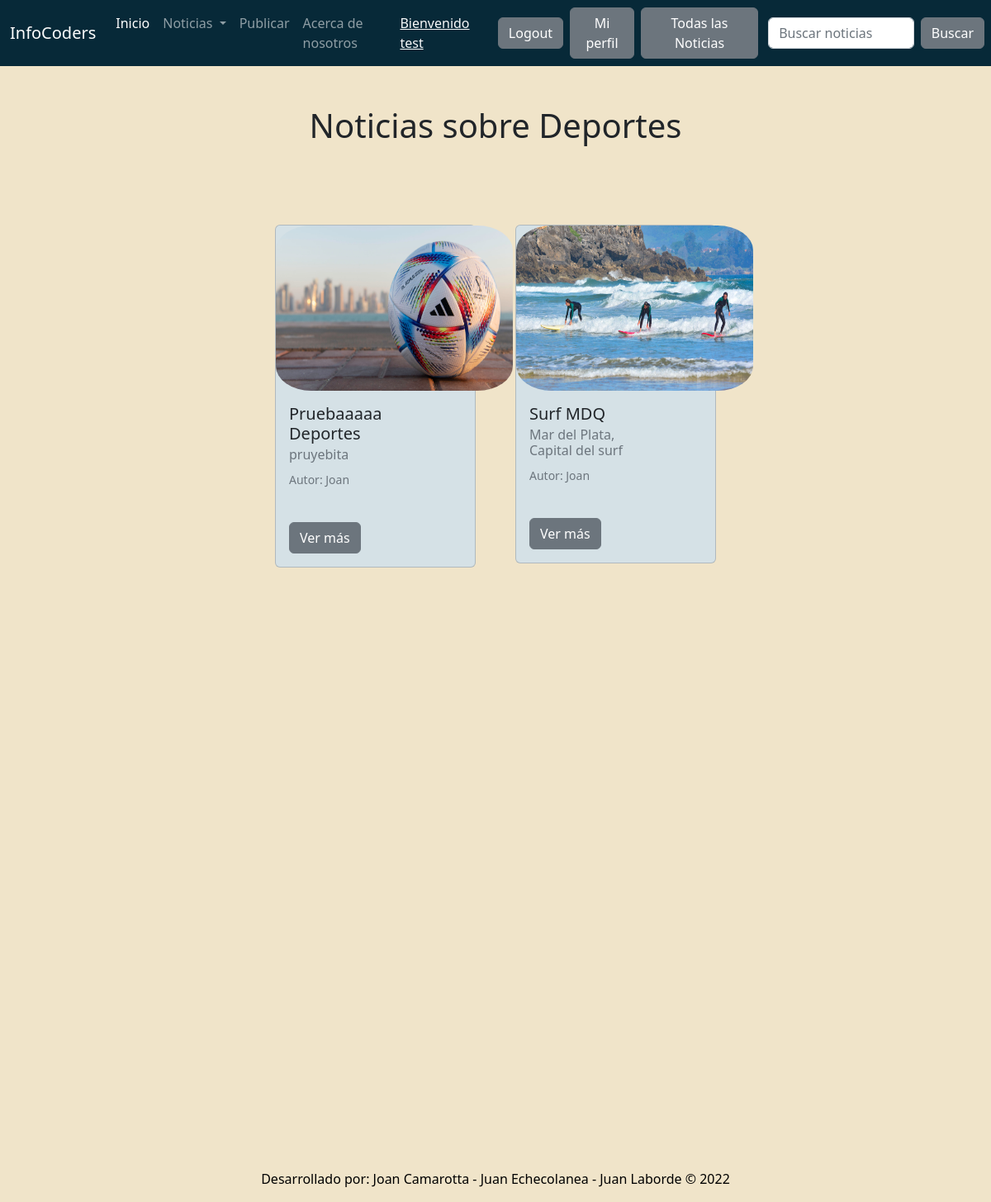
/noticias/deportes/ (signed in), run on the app's committed database.
### blog/models.py (models this page shows, shortened)
class Note(models.Model):
    title = models.CharField(max_length=100, blank=True, null=True)
    subtitle = models.CharField(max_length=100)
    author = models.CharField(max_length=50)
    publish_date = models.DateField(default=now)
    text = models.TextField(blank=True)
    category = models.ForeignKey('Categoria', on_delete=models.CASCADE, related_name='blog')
    image = models.ImageField(upload_to='note_image', blank = True, null = True)
    is_active = models.BooleanField(default=True, blank = True)
    class Meta:
        verbose_name = 'Nota'
        verbose_name_plural = 'Notas'

### blog/views.py (the view)
# urls.py: path('deportes/', sports_post, name = 'sports_post'),
def sports_post(request):
    sports = Note.objects.filter(category_id = 4)
    context = {'sports' : sports}
    return render(request, 'sports_post.html', context = context)

### templates/sports_post.html (shortened to what this page needs)
{% extends 'base.html' %}
{% block content %}
<h1
class="fw-bopld text-center py-5">
Noticias sobre Deportes
</h1>
<div class="container px-8 px-lg-7 mt-5">
    <div class="row gx-4 gx-lg-5 row-cols-2 row-cols-md-3 row-cols-xl-4 justify-content-center">
      {% for note in sports %}
        <div class="col mb-5">
            <div class="card h-120" style="background-color:#d5e1e6">
              {% if note.image %}
              <img class="card-img-top" src="{{note.image.url}}"style= "border-radius: 15%; border: 5px; width: 287px; height: 200px; position: relative;"/>
              {% endif %}
              <div class="col-md-8">
                <div class="card-body">
                  <h5 class="card-title">{{note.title}}</h5>
                  <h6 class="card-subtitle mb-2 text-muted">{{note.subtitle}}</h6>
                  <p class="card-text"><small class="text-muted">Autor: {{note.author}}</small></p>
                  <br>
                  <a href="/noticias/leer-noticia/{{note.id}}/" class="btn btn-secondary">Ver más</a>
                </div>
            </div>
        </div>
    </div>
{% endfor %}
{% endblock %}

### templates/base.html (shortened to what this page needs)
<!doctype html>
<html lang="en">
  <head>
    <link href="https://cdn.jsdelivr.net/npm/bootstrap@5.2.0-beta1/dist/css/bootstrap.min.css" rel="stylesheet">
  </head>
  <body>
    {% load static %}
    <nav class="navbar navbar-expand-lg navbar-dark" style="background-color: #072938;">
        <div class="container-fluid">
          <a class="navbar-brand">InfoCoders</a>
          <div class="collapse navbar-collapse" id="navbarSupportedContent">
            <ul class="navbar-nav me-auto mb-2 mb-lg-0">
              <li class="nav-item">
                <a class="nav-link active" aria-current="page" href="/index/">Inicio</a>
              <li class="nav-item dropdown">
                <a class="nav-link dropdown-toggle" href="#" id="navbarDropdown" role="button" data-bs-toggle="dropdown" aria-expanded="false">
                  Noticias
                </a>
                {% if request.user.is_authenticated %}
                <li class="nav-item">
                  <a class="nav-link" href="/noticias/crear-nota/">Publicar</a>
                </li>
                {% endif %}
                  <li class="nav-item">
                    <a class="nav-link" href="/sobre-nosotros/">Acerca de nosotros</a>
                  </li>
                </div>
                  <ul class="navbar-nav me-auto mb-2 mb-lg-0">
                  <div class="collapse navbar-collapse" id="navbarSupportedContent">
                        {% if request.user.is_authenticated %}
                        <li class="nav-item">
                          <a class="text-light" style="margin-right: 1rem;">
                          <h7>Bienvenido {{request.user.username}} </h7></a>
                        </li>
                        <li class="nav-item">
                            <a class="btn btn-secondary me-2" href="/cuenta/cerrar-sesion/">Logout</a>
                        </li>
                        <li class="nav-item">
                          <a class="btn btn-secondary me-2" href="/cuenta/perfil/">Mi perfil</a>
                      </li>
                        <li class="nav-item">
                          <a class="btn btn-secondary" href="/noticias/todas-las-noticias/">Todas las Noticias</a>
                      </li>
                        {% endif %}
                      </ul>
          </div>
    <form class="d-flex" role="search" action="/noticias/buscar/" metod= "GET">
    <input class="form-control me-2" type = "text" placeholder = "Buscar noticias" name = 'search' aria-label = "Search">
    <button class="btn btn-secondary me-2" type="submit">Buscar</button>
  </form>
      </nav>
      {% block content %}
      {% endblock %}
    </div>
  </body>
  <footer>
    <br>
    <br>
    <br>
    <br>
    <br>
    <br>
    <br>
    <br>
    <br>
    <br>
    <br>
    <br>
    <br>
    <br>
    <br>
    <br>
    <br>
    <br>
    <br>
    <br>
    <br>
    <br>
    <br>
    <br>
    <br>
    <br>
    <br>
    <br>
    <div class="sticky-xxl-bottom m-2 text-center text-black">
      <p>Desarrollado por: Joan Camarotta - Juan Echecolanea - Juan Laborde &copy 2022</p>
      </div>
  </footer>
</html>

### templates/base.html (style rules this page uses)
body { background-color: #f0e4c9; margin: 0; }

### data on the page
Note: image (picture), title "Pruebaaaaa Deportes", subtitle "pruyebita", author "Joan"
Note: image (picture), title "Surf MDQ", subtitle "Mar del Plata, Capital del surf", author "Joan"

### other printed values
{{ request.user.username }} "test"
